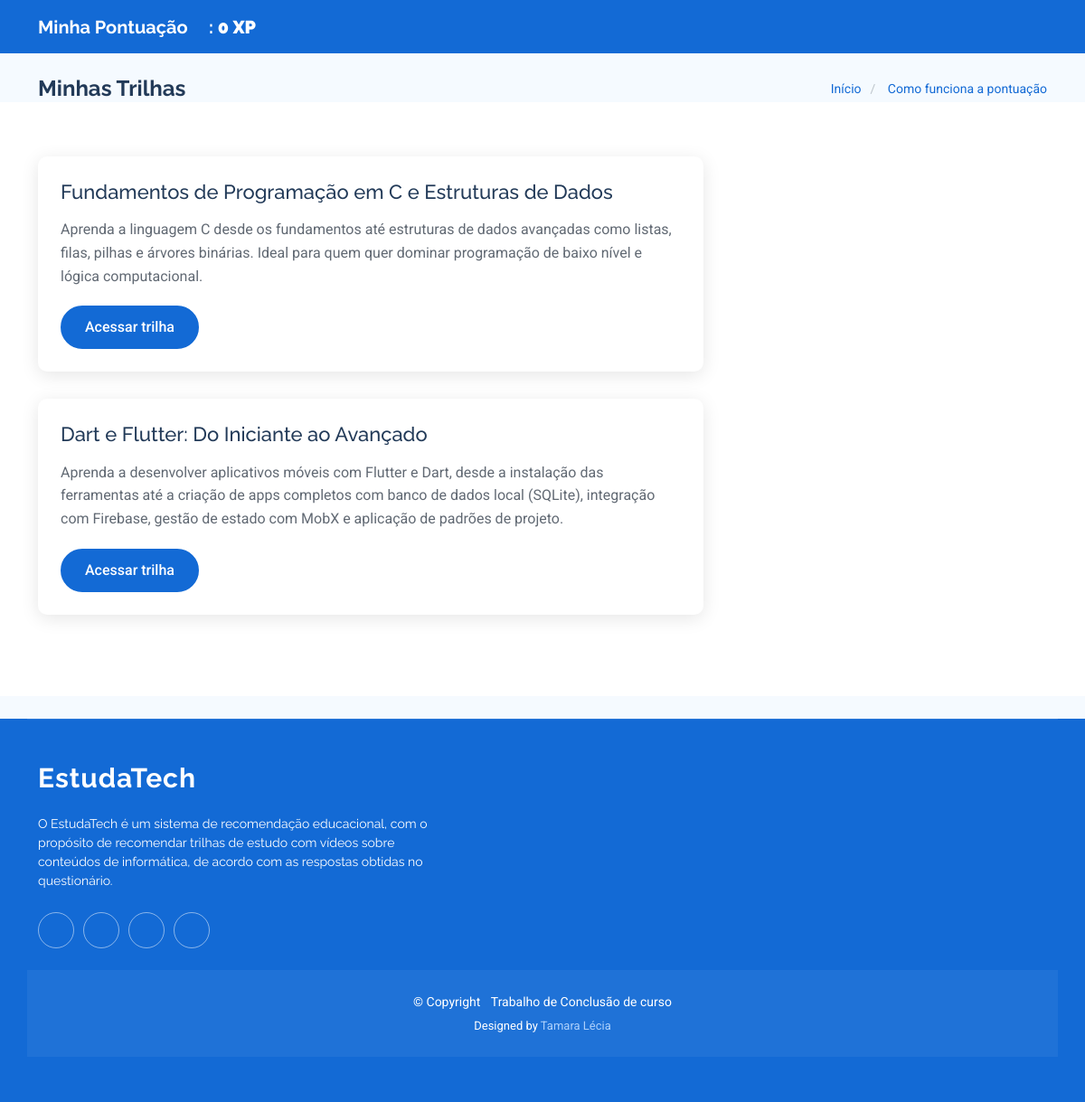
The page /usuarioComun/minhasTrilhas/ (signed in) on the database its author committed.
### recomendarTrilhas/models.py (models this page shows, shortened)
class Trilha(models.Model):
    nome = models.CharField(max_length=200)
    descricao = models.TextField(blank=True)

### usuarioComun/views.py (the view)
# urls.py: path("minhasTrilhas/", views.minhas_trilhas, name="minhasTrilhas"),
def minhas_trilhas(request):
    usuario = request.user.usuariocomun
    trilhas = usuario.trilhaUser.all()
    trilhas_em_andamento = []
    for trilha in trilhas:
        capitulos = Capitulo.objects.filter(topico__trilha=trilha)
        total = capitulos.count()
        concluidos = ProgressoCapitulo.objects.filter(usuario=usuario, capitulo__in=capitulos, concluido=True).count()
        if concluidos < total:
            trilhas_em_andamento.append(trilha)
    resultado = ProgressoCapitulo.objects.filter(usuario=usuario).aggregate(Sum("pontuacao"))
    pontos_gerais = resultado["pontuacao__sum"] or 0
    return render(request, "usuarioComun/minhas_trilhas.html", {
        "trilhas": trilhas_em_andamento,
        "pontos_gerais": pontos_gerais
    })

### usuarioComun/templates/usuarioComun/minhas_trilhas.html (shortened to what this page needs)
{% load static %}
<!DOCTYPE html>
<html lang="pt-br">
<head>
  <link href="{% static 'vendor/bootstrap/css/bootstrap.min.css' %}" rel="stylesheet">
  <link href="{% static 'vendor/bootstrap-icons/bootstrap-icons.css' %}" rel="stylesheet">
  <link href="{% static 'vendor/aos/aos.css' %}" rel="stylesheet">
  <link href="{% static 'vendor/swiper/swiper-bundle.min.css' %}" rel="stylesheet">
  <link href="{% static 'css/main.css' %}" rel="stylesheet">
</head>
<body class="events-page">
  <header id="header" class="header d-flex align-items-center sticky-top">
    <div class="container-fluid container-xl position-relative d-flex align-items-center">
      <a href="#" class="logo d-flex align-items-center me-auto">
        <h1 class="sitename mb-0 text-white fs-5">Minha Pontuação <i class="bi bi-trophy-fill text-warning fs-4"></i>:
          <strong>{{ pontos_gerais|default:"0" }} XP</strong> </h1>
      </a>
    </div>
  </header>
  <main class="main">
    <div class="page-title light-background">
      <div class="container d-lg-flex justify-content-between align-items-center">
        <h1 class="mb-2 mb-lg-0">Minhas Trilhas</h1>
        <nav class="breadcrumbs">
          <ol>
            <li><a href="{% url 'indexUsuarioComun' %}">Início</a></li>
            <li class="current"><a href="#" data-bs-toggle="modal" data-bs-target="#pontuacaoModal">
                Como funciona a pontuação
              </a></li>
          </ol>
        </nav>
      </div>
      <section id="trilhas" class="courses-events section">
        <div class="container" data-aos="fade-up" data-aos-delay="100">
          <div class="row">
            <div class="col-lg-8">
              {% for trilha in trilhas %}
              <article class="event-card" data-aos="fade-up" data-aos-delay="200">
                <div class="row g-0">
                  <div class="col-md-12">
                    <div class="event-content">
                      <h3 class="event-title">
                        {{ trilha.nome }}
                      </h3>
                      <p class="event-description">
                        {{ trilha.descricao }}
                      </p>
                      <div class="event-actions d-flex gap-2">
                        <a href="{% url 'verTrilhaCaminho' trilha.id %}" class="btn btn-primary">Acessar trilha</a>
                      </div>
                    </div>
                  </div>
                </div>
              </article>
              {% empty %}
              <article class="event-card">
                <div class="event-content">
                  <p class="event-description">Você ainda não possui trilhas em andamento.</p>
                </div>
              </article>
              {% endfor %}
            </div>
          </div>
        </div>
      </section>
  </main>
  <footer id="footer" class="footer accent-background">
    <div class="container footer-top">
      <div class="row gy-4">
        <div class="col-lg-5 col-md-12 footer-about">
          <a href="#" class="logo d-flex align-items-center">
            <span class="sitename">EstudaTech</span>
          </a>
          <p>O EstudaTech é um sistema de recomendação educacional, com o propósito de recomendar trilhas de estudo com vídeos sobre conteúdos de informática, de acordo com as respostas obtidas no questionário.</p>
          <div class="social-links d-flex mt-4">
            <a href="#"><i class="bi bi-twitter-x"></i></a>
            <a href="#"><i class="bi bi-facebook"></i></a>
            <a href="#"><i class="bi bi-instagram"></i></a>
            <a href="#"><i class="bi bi-linkedin"></i></a>
          </div>
        </div>
        <div class="col-lg-2 col-6 footer-links">
        </div>
        <div class="col-lg-2 col-6 footer-links">
        </div>
        <div class="col-lg-3 col-md-12 footer-contact text-center text-md-start">
        </div>
      </div>
    </div>
    <div class="container copyright text-center mt-4">
      <p>© <span>Copyright</span> <strong class="px-1 sitename"></strong> <span>Trabalho de Conclusão de curso</span></p>
      <div class="credits">
          Designed by <a href="#">Tamara Lécia</a>
      </div>
    </div>
  </footer>
</body>
</html>

### rows shown on the page
Trilha: nome "Fundamentos de Programação em C e Estruturas de Dados", descricao "Aprenda a linguagem C desde os fundamentos até estruturas de dados avançadas como listas, filas, pilhas e árvores binárias. Ideal para quem quer dominar programação de baixo nível e lógica computacional."
Trilha: nome "Dart e Flutter: Do Iniciante ao Avançado", descricao "Aprenda a desenvolver aplicativos móveis com Flutter e Dart, desde a instalação das ferramentas até a criação de apps completos com banco de dados local (SQLite), integração com Firebase, gestão de estado com MobX e aplicação de padrões de projeto."

### other values the page prints
{{ pontos_gerais|default:"0" }} "0"
